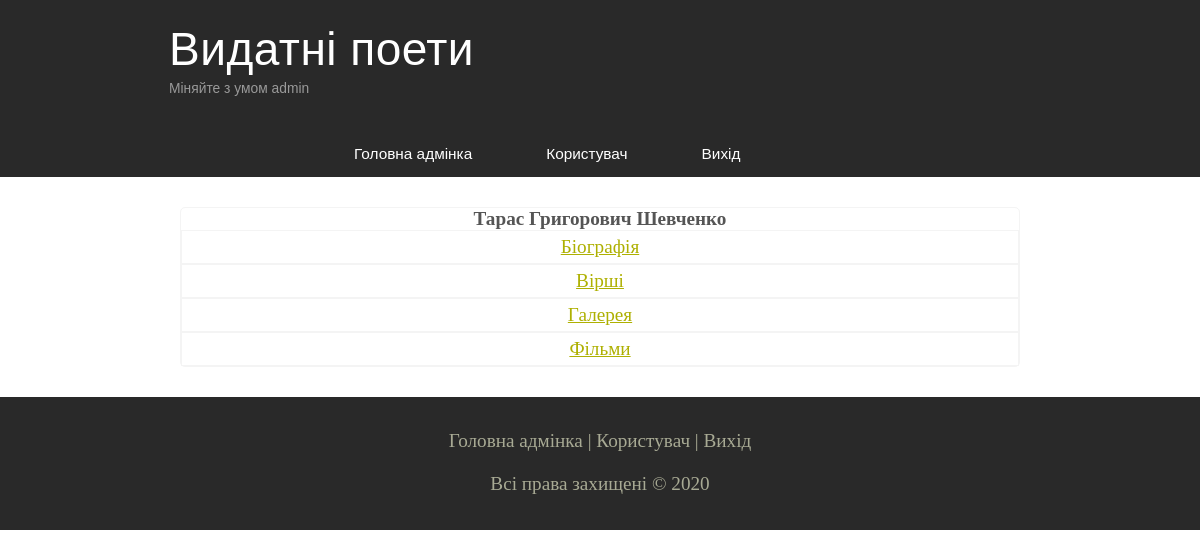
/myProfile/phpLabs/labs10/admin/menu.php?author_id=1 (signed in), run on the app's committed database.
### tables this page shows
CREATE TABLE `authors` (
  `id` int(10) UNSIGNED NOT NULL,
  `f_name` varchar(50) NOT NULL,
  `l_name` varchar(50) NOT NULL,
  `surname` varchar(50) NOT NULL,
  `photo` varchar(255) NOT NULL
);

### myProfile/phpLabs/labs10/classes/DbObject.php (called while the page is built, shortened)
 <?php
abstract class DbObject
{
    private $connection;
	protected function connect() {
        $this->connection = new mysqli(DB_HOST, DB_USERNAME, DB_PASSWORD, DB_NAME);
	}
	protected function query($sql) {
		return $this->connection->query($sql);
	}
    public function getById($id) {
    	$arr = $this->query("SELECT * FROM {$this->getTableName()} WHERE id={$id}");
    	$row = $arr->fetch_assoc();
    	return $this->arrayToObject($row);
    }
}
?>

### myProfile/phpLabs/labs10/classes/Author.php (called while the page is built, shortened)
<?php
require_once "DbObject.php";
class Author extends DbObject
{
	private $f_name;
	private $l_name;
	private $surname;
	protected function getTableName() {
		return self::TABLE_NAME;
	}
	public function arrayToObject($arr) {
		$obj = new Author();
        foreach ($arr as $key => $value) {
            $obj->{$key} = $value;
        }
        return $obj;
	}
	public function getFirstName() {
		return $this->f_name;
	}
	public function getLastName() {
		return $this->l_name;
	}
	public function getSurname() {
		return $this->surname;
	}
}
?>

### myProfile/phpLabs/labs10/admin/menu.php (the view, shortened to what this page needs)
<?php  if(isset($_COOKIE['adminLogin'])) : ?>
<?php
	require_once "help_pages/header.php";
	require_once "../classes/Author.php";
	$author = new Author();
?>
<div class="myTable">
	<form action="#">
		<table cellspacing="0" cellpadding="0">
			<th style="width: 500px;">
				<?php
					$value = $author->getById($_GET['author_id']);
					echo "{$value->getFirstName()} {$value->getLastName()} {$value->getSurname()}";
				?>
			</th>
			<tr>
				<td><a href="biography.php?author_id=<?=$_GET['author_id']?>">Біографія</a></td>
			</tr>
			<tr>
				<td><a href="poems.php?author_id=<?=$_GET['author_id']?>">Вірші</a></td>
			</tr>
			<tr>
				<td><a href="gallery.php?author_id=<?=$_GET['author_id']?>">Галерея</a></td>
			</tr>
			<tr>
				<td><a href="movies.php?author_id=<?=$_GET['author_id']?>">Фільми</a></td>
			</tr>
		</table>
	</form>
</div>
<?php require_once "help_pages/footer.php"; ?>
<?php else: ?>
	<?php header("Location: ../admin.php"); ?>
<?php endif; ?>

### myProfile/phpLabs/labs10/assets/css/style.css (style rules this page uses)
* { margin: 0; padding: 0; }
body { font-size: 1.2em; background-color: #fff; color: #555; }
a, a:hover { outline: none; text-decoration: underline; color: #aeb002; }
table { width: 100%; border: solid 1px #f4f4f4; }
td { padding: 2%; border: solid 1px #f4f4f4; }

### myProfile/phpLabs/labs10/admin/assets/style.css (style rules this page uses)
.myTable table { width: 840px; border-radius: 5px; margin: auto; margin-top: 30px; margin-bottom: 30px; }
.myTable table td { text-align: center; padding: 5px; }

### data on the page
authors: f_name "Тарас", l_name "Григорович", surname "Шевченко"

### other printed values
$_COOKIE['adminLogin'] "admin"
